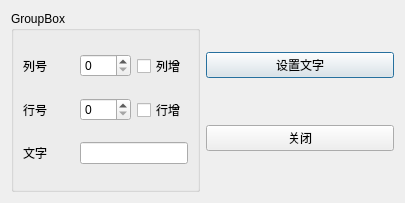
<?xml version="1.0" encoding="UTF-8"?>
<ui version="4.0">
 <class>TDialogLocate</class>
 <widget class="QDialog" name="TDialogLocate">
  <property name="geometry">
   <rect>
    <x>0</x>
    <y>0</y>
    <width>405</width>
    <height>203</height>
   </rect>
  </property>
  <property name="windowTitle">
   <string>Dialog</string>
  </property>
  <layout class="QHBoxLayout" name="horizontalLayout">
   <item>
    <widget class="QGroupBox" name="groupBox">
     <property name="title">
      <string>GroupBox</string>
     </property>
     <layout class="QGridLayout" name="gridLayout">
      <item row="0" column="0">
       <widget class="QLabel" name="label">
        <property name="text">
         <string>列号</string>
        </property>
       </widget>
      </item>
      <item row="0" column="1">
       <widget class="QSpinBox" name="spinBoxColumn"/>
      </item>
      <item row="0" column="2">
       <widget class="QCheckBox" name="chkBoxColumn">
        <property name="text">
         <string>列增</string>
        </property>
       </widget>
      </item>
      <item row="1" column="0">
       <widget class="QLabel" name="label_2">
        <property name="text">
         <string>行号</string>
        </property>
       </widget>
      </item>
      <item row="1" column="1">
       <widget class="QSpinBox" name="spinBoxRow"/>
      </item>
      <item row="1" column="2">
       <widget class="QCheckBox" name="chkBoxRow">
        <property name="text">
         <string>行增</string>
        </property>
       </widget>
      </item>
      <item row="2" column="0">
       <widget class="QLabel" name="label_3">
        <property name="text">
         <string>文字</string>
        </property>
       </widget>
      </item>
      <item row="2" column="1" colspan="2">
       <widget class="QLineEdit" name="editCaption"/>
      </item>
     </layout>
    </widget>
   </item>
   <item>
    <layout class="QVBoxLayout" name="verticalLayout">
     <item>
      <widget class="QPushButton" name="btnSetText">
       <property name="text">
        <string>设置文字</string>
       </property>
       <property name="icon">
        <iconset resource="res.qrc">
         <normaloff>:/icons/images/images/506.bmp</normaloff>:/icons/images/images/506.bmp</iconset>
       </property>
      </widget>
     </item>
     <item>
      <widget class="QPushButton" name="btnClose">
       <property name="text">
        <string>关闭</string>
       </property>
       <property name="icon">
        <iconset resource="res.qrc">
         <normaloff>:/icons/images/images/132.bmp</normaloff>:/icons/images/images/132.bmp</iconset>
       </property>
      </widget>
     </item>
    </layout>
   </item>
  </layout>
 </widget>
 <resources>
  <include location="res.qrc"/>
 </resources>
 <connections>
  <connection>
   <sender>btnClose</sender>
   <signal>clicked()</signal>
   <receiver>TDialogLocate</receiver>
   <slot>close()</slot>
   <hints>
    <hint type="sourcelabel">
     <x>319</x>
     <y>138</y>
    </hint>
    <hint type="destinationlabel">
     <x>202</x>
     <y>101</y>
    </hint>
   </hints>
  </connection>
 </connections>
</ui>
